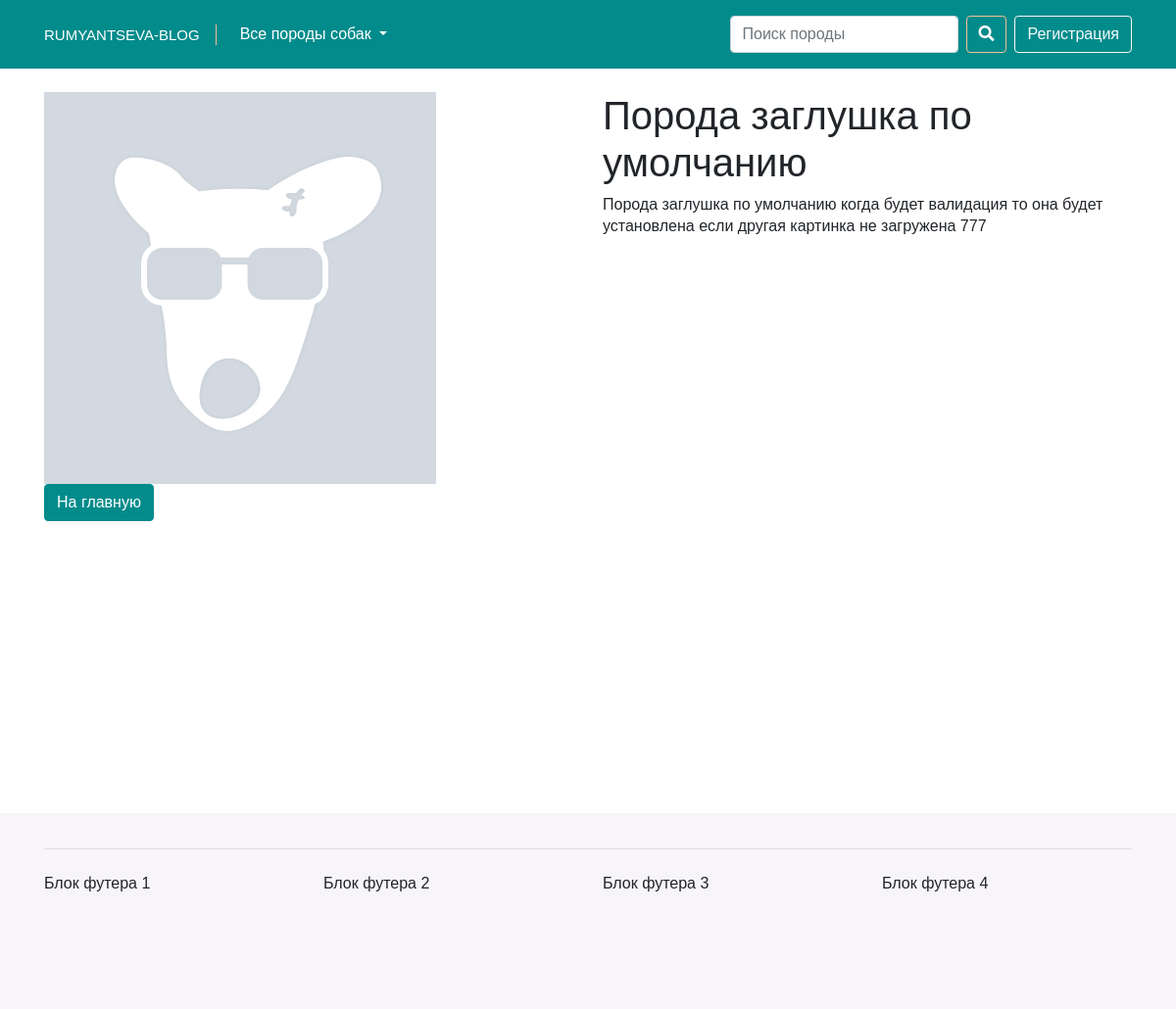
The page /details.php?id=48 on the database its author committed.
### tables this page shows
CREATE TABLE `breeds` (
  `id` int(11) NOT NULL,
  `title` varchar(255) NOT NULL,
  `short_content` text NOT NULL,
  `content` text NOT NULL,
  `category_id` int(11) NOT NULL,
  `author_id` int(11) NOT NULL,
  `image` varchar(255) NOT NULL,
  `date` timestamp NOT NULL DEFAULT CURRENT_TIMESTAMP,
  `status` int(1) NOT NULL DEFAULT '1'
);

### details.php (the view, shortened to what this page needs)
<?php
$pdo = new PDO ("mysql:host=localhost;dbname=myblog.loc;charset=utf8", "root", "root");
$statement = $pdo->prepare("SELECT * FROM breeds WHERE id=:id");
$statement->bindParam(":id", $_GET['id']);
$statement->execute();
$breed = $statement->fetch(PDO::FETCH_ASSOC);
?>
<!doctype html>
<html lang="ru">
<head>
	<link rel="stylesheet" href="https://stackpath.bootstrapcdn.com/bootstrap/4.1.3/css/bootstrap.min.css">
	<link rel="stylesheet" href="css/style.css">
	<link rel="stylesheet" href="https://use.fontawesome.com/releases/v5.6.3/css/all.css">
</head>
<body>
<nav class="navbar navbar-expand-lg navbar-dark bg-nav-custom sticky-top">
	<div class="container">
		<a class="navbar-brand navbar-brand-custom" href="/myblog.loc">Rumyantseva-blog</a>
		<div class="collapse navbar-collapse" id="navbarText">
			<ul class="navbar-nav mr-auto">
				<li class="nav-item dropdown active">
					<a class="nav-link dropdown-toggle" href="/myblog.loc" id="navbarDropdown" role="button" data-toggle="dropdown" aria-haspopup="true" aria-expanded="false">
						Все породы собак<span class="sr-only">(current)</span>
					</a>
				</li>
			</ul>
		</div>
		<form class="form-inline my-2 my-lg-0">
			<input class="form-control mr-sm-2" type="search" placeholder="Поиск породы" aria-label="Search">
			<button class="btn btn-outline-success btn-outline-custom my-2 my-sm-0" type="submit"><i class="fas fa-search"></i></button>
		</form>
		<span class="navbar-text ml-lg-2"><button type="button" class="btn btn-outline-light">Регистрация</button></span>
	</div>
</nav>
<div class="section pt-4">
	<div class="container">
		<div class="row">
			<div class="col-md-6">
				<div class="img-wrap">
					<img src="uploads/<?= $breed['image'];?>" alt="">
				</div>
			</div>
			<div class="col-md-6">
				<h1><?= $breed["title"]?></h1>
				<p><?= $breed["content"]?></p>
			</div>
		</div>
		<div class="row">
			<div class="col-12">
				<a class="btn btn-custom" href="/myblog.loc">На главную</a>
			</div>
		</div>
			</div>
		</div>
<footer class="footer">
	<div class="container">
		<hr class="my-4">
		<div class="row">
			<div class="col-3">Блок футера 1</div>
			<div class="col-3">Блок футера 2</div>
			<div class="col-3">Блок футера 3</div>
			<div class="col-3">Блок футера 4</div>
		</div>
	</div>
</footer>
</body>
</html>

### css/style.css (style rules this page uses)
body { font-family: 'lasco-regular', sans-serif; font-size: 16px; line-height: 1.4; }
a { color: #028b8b; }
.bg-nav-custom { background-color: #028b8b; }
.navbar-brand-custom { color: #fff; border-right: 1px solid #f1c198; padding: 0 1rem 0 0; text-transform: uppercase; font-size: 15px; }
.btn-outline-custom { color: #fff; background-color: transparent; background-image: none; border-color: #f1c198; }
.btn-custom { color: #fff; background-color: #028b8b; border-color: #028b8b; }
.section { min-height: 95vh; }
.img-wrap img { max-width: 100%; }
.footer { padding: 1% 0; min-height: 200px; background: #f7f5f8; }

### rows shown on the page
breeds: image (picture), title "Порода заглушка по умолчанию", content "Порода заглушка по умолчанию когда будет валидация то она будет установлена если другая картинка не загружена 777"
